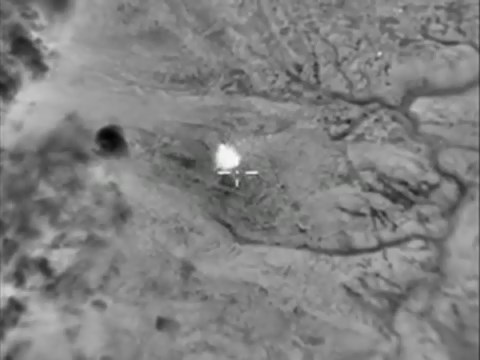
//> input picture lab_3/img_zadan/allababah/ig_2.jpg, 480 x 360 px
$ ./task_1   (built with g++ and OpenCV 4)
//> lines starting //> are read from the running program, lines starting //| are printed output that depends on the picture; after the words box and inside, x2 and y2 are one past the last pixel; in counts of white or black regions, pixels touching at a corner belong together

#include <iostream>
#include <opencv2/opencv.hpp>
#include <stdlib.h>
#include <stdio.h>
#include <string.h>

using namespace std;
using namespace cv;

Point center(vector<Point> contour) {
    Rect r = boundingRect(contour);
    Point center(r.x+0.5*r.width, r.y+0.5*r.height);
    return center;
}

void aim_search(string img_path) {
    Mat src_color = imread(img_path, IMREAD_COLOR);
//> src_color is the input picture: 360 rows x 480 cols, CV_8UC3; mean B, G, R 128.4, 128.5, 128.5
    Mat src = imread(img_path, IMREAD_GRAYSCALE);
//> src: 360 rows x 480 cols, CV_8UC1; min 1, max 253, mean 128.5
    Mat thr;
    threshold(src, thr, 200, 255, THRESH_BINARY);
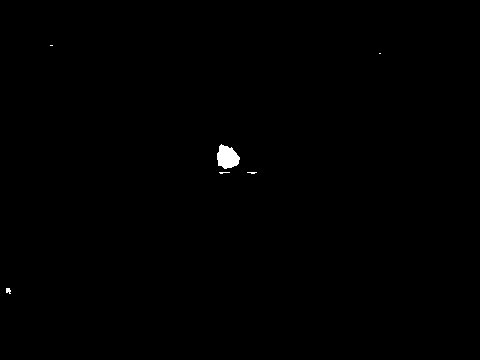
//> thr: 360 rows x 480 cols, CV_8UC1; 0.26% white; 6 white regions (4 under 20 px), largest, box (x1, y1, x2, y2) and area: (217, 144, 240, 169) 401, (6, 288, 11, 294) 23
    Mat kernel;
    for (int j = 0; j < 3; j++) {
        erode(thr, thr, kernel);
    }
//> this loop made 3 passes
//> pass 1, in aim_search, `erode(thr, thr, kernel);`:
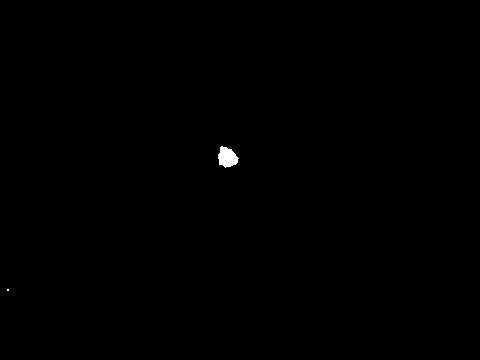
//> thr: 360 rows x 480 cols, CV_8UC1; 0.18% white; 2 white regions (1 under 20 px), largest, box (x1, y1, x2, y2) and area: (218, 146, 239, 168) 309
    for (int j = 0; j < 5; j++) {
        dilate(thr, thr, kernel);
    }
//> this loop made 5 passes
//> pass 2, in aim_search, `dilate(thr, thr, kernel);`:
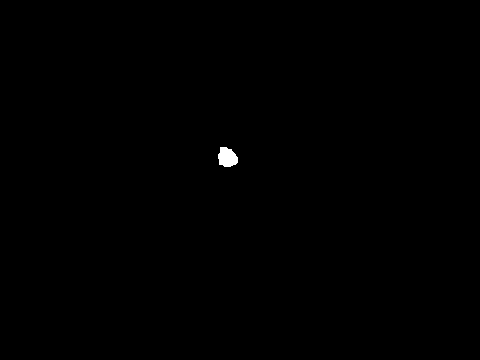
//> thr: 360 rows x 480 cols, CV_8UC1; 0.18% white; 1 white region, box (x1, y1, x2, y2) and area: (218, 147, 238, 167) 305
//> after the loop:
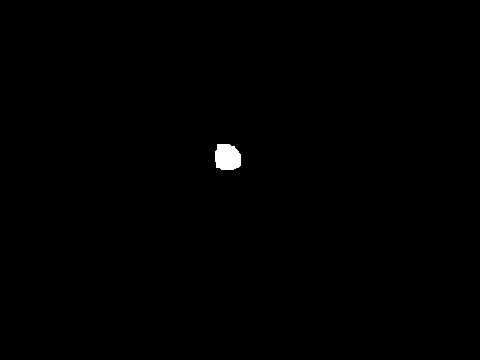
//> thr: 360 rows x 480 cols, CV_8UC1; 0.34% white; 1 white region

    Mat thr_clone = thr.clone();
    vector<vector<Point>>contours;
    vector<Vec4i> hierarchy;
    findContours(thr_clone, contours, hierarchy,
                 RETR_EXTERNAL, CHAIN_APPROX_SIMPLE);
//> contours = 1 contour; box (x1, y1, x2, y2) and area: (215, 144, 241, 170) 538
    for (int i = 0; i < contours.size(); i++) {
        drawContours(src_color, contours, i, CV_RGB(255, 0, 0), 2);
        circle(src_color, center(contours.at(i)),
               5, CV_RGB(255, 0, 0), FILLED);
    }
//> this loop made 1 pass
//> (r in center, center in center) on pass 1: (Rect(215, 144, 26, 26), Point(228, 157))
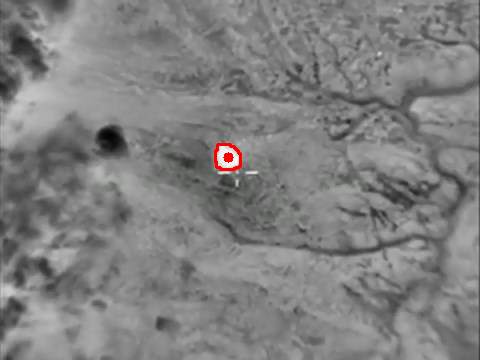
//> src_color: 360 rows x 480 cols, CV_8UC3; 0.21% of pixels changed, all inside (x1, y1, x2, y2) = (214, 143, 242, 171)
    imshow("Aim", src_color);
    waitKey(0);
}

int main() {

    string image = "/home/semyon//opencv_study/lab_3/img_zadan/allababah/ig_2.jpg";
    aim_search(image);

    return 0;
}

$ run again, with lab_3/img_zadan/allababah/ig_1.jpg copied over lab_3/img_zadan/allababah/ig_2.jpg
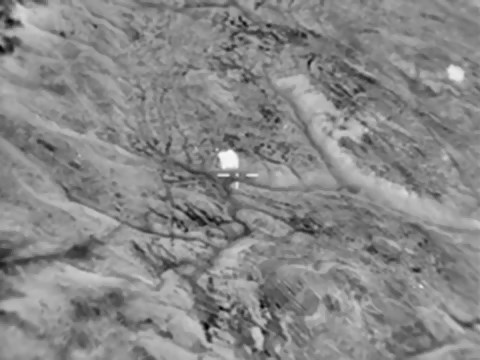
//> input picture lab_3/img_zadan/allababah/ig_1.jpg, 480 x 360 px
//> in aim_search, src_color is the input picture: 360 rows x 480 cols, CV_8UC3; min 3, max 250, mean 135.5
//> in aim_search, `threshold(src, thr, 200, 255, THRESH_BINARY);`:
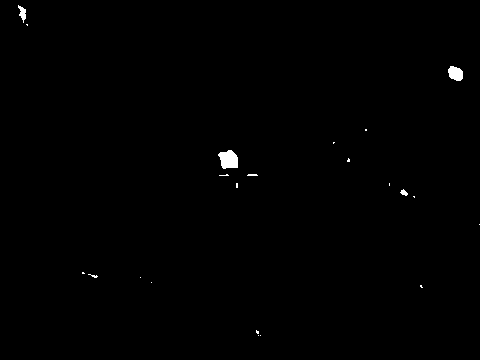
//> thr: 360 rows x 480 cols, CV_8UC1; 0.39% white; 22 white regions (17 under 20 px), largest, box (x1, y1, x2, y2) and area: (218, 150, 238, 169) 286, (448, 66, 463, 81) 173, (18, 5, 26, 23) 76, (400, 189, 408, 196) 32, (247, 174, 258, 176) 20
//> contours = 2 contours; box (x1, y1, x2, y2) and area: (218, 150, 240, 170) 381, (447, 65, 465, 82) 254
//> the loop in aim_search, `for (int i = 0; i < contours.size(); i++)` made 2 passes
//> (r in center, center in center) on passes 1 to 2: (Rect(218, 150, 22, 20), Point(229, 160)), (Rect(447, 65, 18, 17), Point(456, 73))
//> after the loop in aim_search, `for (int i = 0; i < contours.size(); i++)`:
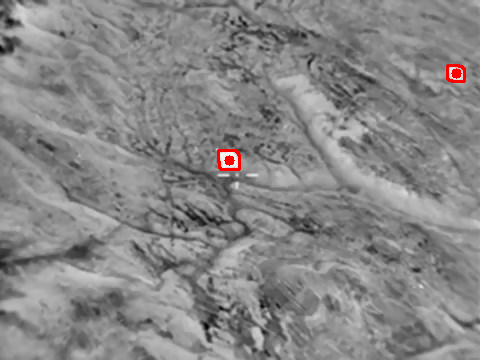
//> src_color: 360 rows x 480 cols, CV_8UC3; 0.34% of pixels changed, all inside (x1, y1, x2, y2) = (217, 64, 466, 171)
